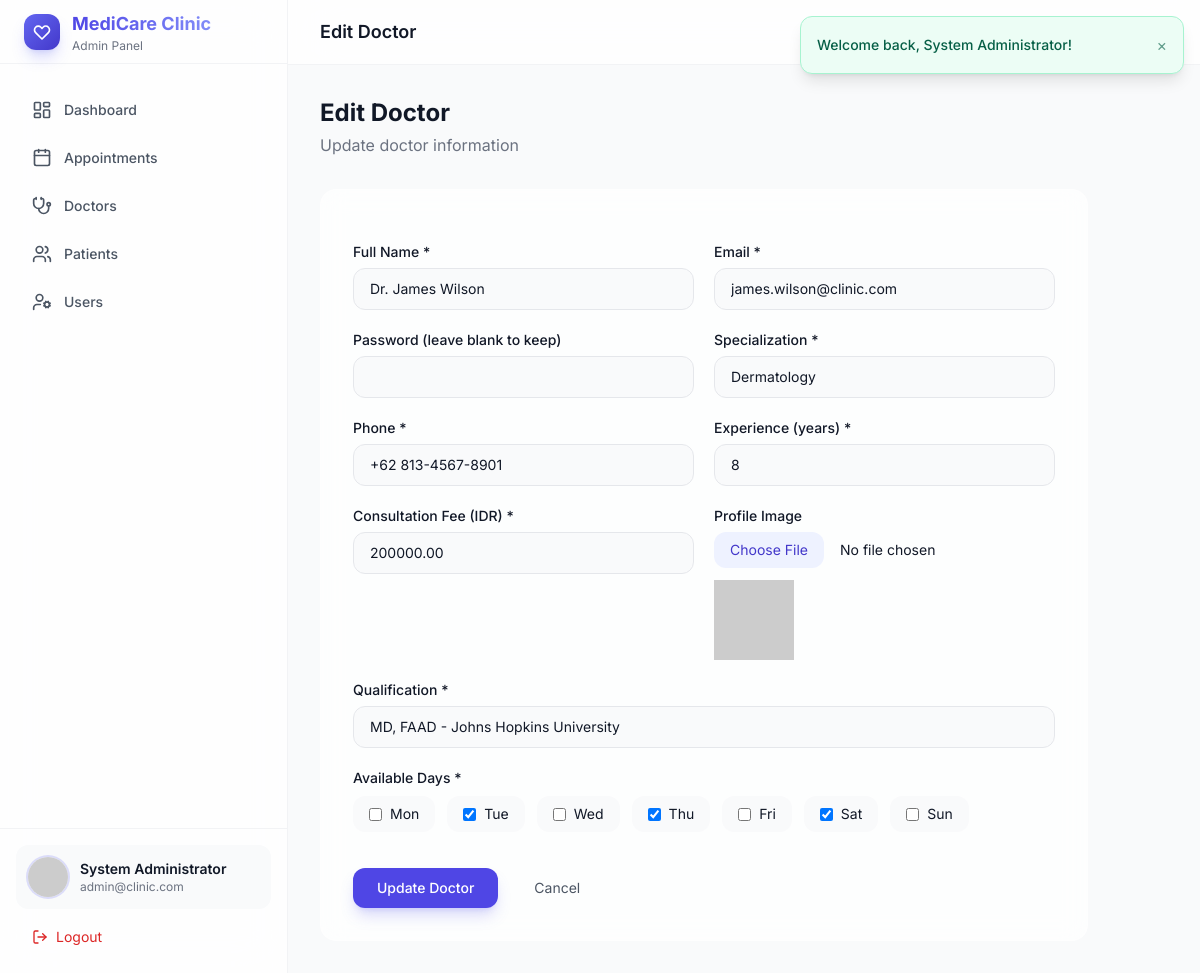
Page /admin/doctors/edit.php?id=2 (signed in) on the committed database.
### tables this page shows
CREATE TABLE IF NOT EXISTS doctors (
    id INT UNSIGNED AUTO_INCREMENT PRIMARY KEY,
    user_id INT UNSIGNED NOT NULL UNIQUE,
    specialization VARCHAR(100) NOT NULL,
    phone VARCHAR(20) NOT NULL,
    experience INT UNSIGNED NOT NULL DEFAULT 0,
    qualification VARCHAR(200) NOT NULL,
    available_days VARCHAR(100) NOT NULL COMMENT 'Comma-separated: Mon,Tue,Wed',
    consultation_fee DECIMAL(10,2) NOT NULL DEFAULT 0.00,
    created_at TIMESTAMP DEFAULT CURRENT_TIMESTAMP,
    FOREIGN KEY (user_id) REFERENCES users(id) ON DELETE CASCADE,
    INDEX idx_doctors_specialization (specialization)
);

CREATE TABLE IF NOT EXISTS users (
    id INT UNSIGNED AUTO_INCREMENT PRIMARY KEY,
    full_name VARCHAR(150) NOT NULL,
    email VARCHAR(150) NOT NULL UNIQUE,
    password VARCHAR(255) NOT NULL,
    role ENUM('admin', 'doctor', 'patient') NOT NULL DEFAULT 'patient',
    profile_image VARCHAR(255) DEFAULT NULL,
    created_at TIMESTAMP DEFAULT CURRENT_TIMESTAMP,
    INDEX idx_users_role (role),
    INDEX idx_users_email (email)
);

### admin/doctors/edit.php (called while the page is built, shortened)
<?php
require_once APP_ROOT . '/includes/components.php';
$id = (int)($_GET['id'] ?? 0);
$doctorModel = new DoctorModel();
$doctor = $doctorModel->findById($id);
$days = ['Mon','Tue','Wed','Thu','Fri','Sat','Sun'];
include __DIR__ . '/_form.php';
include APP_ROOT . '/layouts/dashboard.php';

### config/database.php (called while the page is built, shortened)
<?php
class Database
{
    private static ?PDO $instance = null;
    public static function getConnection(): PDO
    {
        if (self::$instance === null) {
            $host = 'localhost';
            $dbname = 'clinic_management';
            $username = 'root';
            $password = '';
            $charset = 'utf8mb4';
            $dsn = "mysql:host={$host};dbname={$dbname};charset={$charset}";
            $options = [
                PDO::ATTR_ERRMODE            => PDO::ERRMODE_EXCEPTION,
                PDO::ATTR_DEFAULT_FETCH_MODE => PDO::FETCH_ASSOC,
                PDO::ATTR_EMULATE_PREPARES   => false,
            ];
            try {
                self::$instance = new PDO($dsn, $username, $password, $options);
            } catch (PDOException $e) {
                die('Database connection failed: ' . $e->getMessage());
            }
        }
        return self::$instance;
    }
}

### modules/doctors/DoctorModel.php (called while the page is built, shortened)
<?php
class DoctorModel
{
    private PDO $db;
    public function __construct()
    {
        $this->db = Database::getConnection();
    }
    public function findById(int $id): ?array
    {
        $stmt = $this->db->prepare(
            'SELECT d.*, u.full_name, u.email, u.profile_image
             FROM doctors d JOIN users u ON d.user_id = u.id WHERE d.id = ?'
        );
        $stmt->execute([$id]);
        return $stmt->fetch() ?: null;
    }
}

### helpers/functions.php (called while the page is built, shortened)
<?php
function e(?string $value): string
{
    return htmlspecialchars($value ?? '', ENT_QUOTES, 'UTF-8');
}
function base_url(string $path = ''): string
{
    $base = rtrim(APP_URL, '/');
    $path = ltrim($path, '/');
    if ($path === '') {
        return $base . '/';
    }
    return $base . '/' . $path;
}
function profile_image(?string $image, string $name = 'U'): string
{
    return 'https://ui-avatars.com/api/?name=' . urlencode($name) . '&background=6366f1&color=fff&size=128';
}

### admin/doctors/_form.php (the view, shortened to what this page needs)
<?php
$isEdit = isset($doctor);
$formAction = $isEdit ? base_url('admin/doctors/edit.php?id=' . $doctor['id']) : base_url('admin/doctors/create.php');
$selectedDays = $isEdit ? explode(',', $doctor['available_days']) : (isset($_SESSION['old_input']['available_days']) ? explode(',', $_SESSION['old_input']['available_days']) : []);
?>
<div class="glass-card rounded-2xl p-8 max-w-3xl">
    <form method="POST" action="<?= $formAction ?>" enctype="multipart/form-data" onsubmit="return validateForm(this)" class="space-y-5">
        <div class="grid grid-cols-1 md:grid-cols-2 gap-5">
            <div>
                <label class="block text-sm font-medium mb-1.5">Full Name *</label>
                <input type="text" name="full_name" required value="<?= $isEdit ? e($doctor['full_name']) : old('full_name') ?>"
                       class="w-full px-4 py-2.5 text-sm bg-gray-50 dark:bg-slate-700/50 border border-gray-200 dark:border-slate-600 rounded-xl focus:ring-2 focus:ring-primary-500 outline-none">
            </div>
            <div>
                <label class="block text-sm font-medium mb-1.5">Email *</label>
                <input type="email" name="email" required value="<?= $isEdit ? e($doctor['email']) : old('email') ?>"
                       class="w-full px-4 py-2.5 text-sm bg-gray-50 dark:bg-slate-700/50 border border-gray-200 dark:border-slate-600 rounded-xl focus:ring-2 focus:ring-primary-500 outline-none">
            </div>
            <div>
                <label class="block text-sm font-medium mb-1.5">Password <?= $isEdit ? '(leave blank to keep)' : '*' ?></label>
                <input type="password" name="password" <?= $isEdit ? '' : 'required minlength="6"' ?>
                       class="w-full px-4 py-2.5 text-sm bg-gray-50 dark:bg-slate-700/50 border border-gray-200 dark:border-slate-600 rounded-xl focus:ring-2 focus:ring-primary-500 outline-none">
            </div>
            <div>
                <label class="block text-sm font-medium mb-1.5">Specialization *</label>
                <input type="text" name="specialization" required value="<?= $isEdit ? e($doctor['specialization']) : old('specialization') ?>"
                       class="w-full px-4 py-2.5 text-sm bg-gray-50 dark:bg-slate-700/50 border border-gray-200 dark:border-slate-600 rounded-xl focus:ring-2 focus:ring-primary-500 outline-none">
            </div>
            <div>
                <label class="block text-sm font-medium mb-1.5">Phone *</label>
                <input type="tel" name="phone" required value="<?= $isEdit ? e($doctor['phone']) : old('phone') ?>"
                       class="w-full px-4 py-2.5 text-sm bg-gray-50 dark:bg-slate-700/50 border border-gray-200 dark:border-slate-600 rounded-xl focus:ring-2 focus:ring-primary-500 outline-none">
            </div>
            <div>
                <label class="block text-sm font-medium mb-1.5">Experience (years) *</label>
                <input type="number" name="experience" required min="0" value="<?= $isEdit ? e($doctor['experience']) : old('experience') ?>"
                       class="w-full px-4 py-2.5 text-sm bg-gray-50 dark:bg-slate-700/50 border border-gray-200 dark:border-slate-600 rounded-xl focus:ring-2 focus:ring-primary-500 outline-none">
            </div>
            <div>
                <label class="block text-sm font-medium mb-1.5">Consultation Fee (IDR) *</label>
                <input type="number" name="consultation_fee" required min="0" step="1000" value="<?= $isEdit ? e($doctor['consultation_fee']) : old('consultation_fee') ?>"
                       class="w-full px-4 py-2.5 text-sm bg-gray-50 dark:bg-slate-700/50 border border-gray-200 dark:border-slate-600 rounded-xl focus:ring-2 focus:ring-primary-500 outline-none">
            </div>
            <div>
                <label class="block text-sm font-medium mb-1.5">Profile Image</label>
                <input type="file" name="profile_image" accept="image/*" onchange="previewImage(this, 'doc-preview')"
                       class="w-full text-sm file:mr-4 file:py-2 file:px-4 file:rounded-xl file:border-0 file:bg-primary-50 file:text-primary-700">
                <img id="doc-preview" src="<?= $isEdit ? profile_image($doctor['profile_image'], $doctor['full_name']) : '' ?>" class="upload-preview mt-3 <?= $isEdit ? '' : 'hidden' ?>" alt="">
            </div>
        </div>
        <div>
            <label class="block text-sm font-medium mb-1.5">Qualification *</label>
            <input type="text" name="qualification" required value="<?= $isEdit ? e($doctor['qualification']) : old('qualification') ?>"
                   class="w-full px-4 py-2.5 text-sm bg-gray-50 dark:bg-slate-700/50 border border-gray-200 dark:border-slate-600 rounded-xl focus:ring-2 focus:ring-primary-500 outline-none">
        </div>
        <div>
            <label class="block text-sm font-medium mb-2">Available Days *</label>
            <div class="flex flex-wrap gap-3">
                <?php foreach ($days as $day): ?>
                <label class="flex items-center gap-2 px-4 py-2 bg-gray-50 dark:bg-slate-700/50 rounded-xl cursor-pointer hover:bg-primary-50 dark:hover:bg-primary-900/20 transition-colors">
                    <input type="checkbox" name="available_days[]" value="<?= $day ?>" <?= in_array($day, $selectedDays) ? 'checked' : '' ?> class="rounded text-primary-600 focus:ring-primary-500">
                    <span class="text-sm"><?= $day ?></span>
                </label>
                <?php endforeach; ?>
            </div>
        </div>
        <div class="flex gap-3 pt-4">
            <button type="submit" class="px-6 py-2.5 bg-primary-600 hover:bg-primary-700 text-white text-sm font-medium rounded-xl shadow-lg shadow-primary-500/25 transition-colors">
                <?= $isEdit ? 'Update Doctor' : 'Add Doctor' ?>
            </button>
            <a href="<?= base_url('admin/doctors/index.php') ?>" class="px-6 py-2.5 text-sm text-gray-600 dark:text-gray-400 hover:bg-gray-100 dark:hover:bg-slate-700 rounded-xl transition-colors">Cancel</a>
        </div>
    </form>
</div>

### assets/css/style.css (style rules this page uses)
html { scroll-behavior: smooth; }
.glass-card { background: rgba(255, 255, 255, 0.7); backdrop-filter: blur(12px); border: 1px solid rgba(255, 255, 255, 0.2); }

### rows in the picture
doctors: full_name "Dr. James Wilson", email "james.wilson@clinic.com", specialization "Dermatology", phone "+62 813-4567-8901", experience "8", consultation_fee "200000.00", qualification "MD, FAAD - Johns Hopkins University", available_days "☑"

### other values in the picture
$role "Admin"
$item['label'] "Dashboard"
$item['label'] "Appointments"
$item['label'] "Doctors"
$item['label'] "Patients"
$item['label'] "Users"
$user['full_name'] "System Administrator"
$user['email'] "admin@clinic.com"
$pageTitle "Edit Doctor"
$title "Edit Doctor"
$subtitle "Update doctor information"
$day "Mon"
$day "Tue"
$day "Wed"
$day "Thu"
